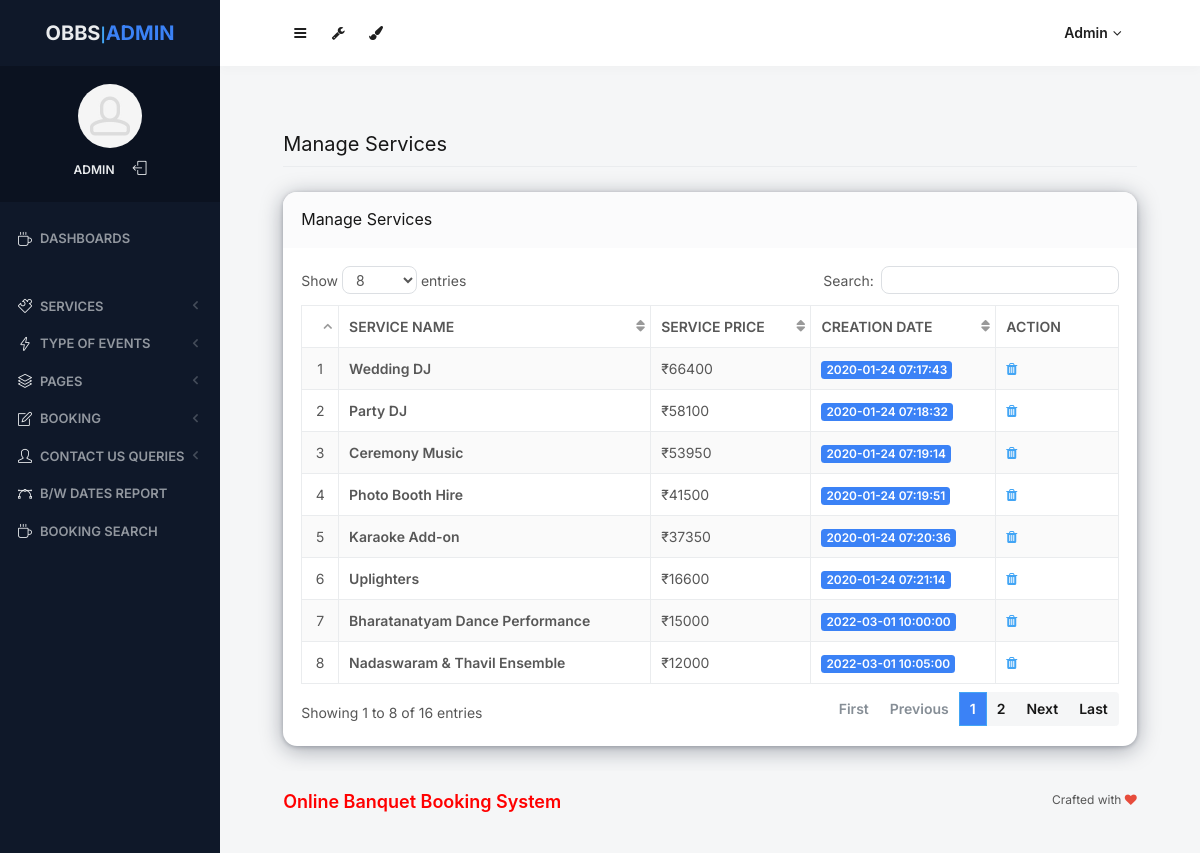
Screenshot of /obbs/admin/manage-services.php (signed in) with the database file from the repository.
### tables this page shows
CREATE TABLE `tblservice` (
  `ID` int(10) NOT NULL,
  `ServiceName` varchar(200) DEFAULT NULL,
  `SerDes` varchar(250) NOT NULL,
  `ServicePrice` varchar(200) DEFAULT NULL,
  `CreationDate` timestamp NULL DEFAULT current_timestamp()
);

### obbs/admin/manage-services.php (the view, shortened to what this page needs)
<?php
include('includes/dbconnection.php');
if (strlen($_SESSION['odmsaid']==0)) {
  header('location:logout.php');
  } else{
  ?>
<!doctype html>
<html lang="en" class="no-focus">
    <head>
        <link rel="stylesheet" href="assets/js/plugins/datatables/dataTables.bootstrap4.min.css">
        <link rel="stylesheet" id="css-main" href="assets/css/codebase.min.css">
<link rel="stylesheet" href="assets/css/iim-theme.css">
    </head>
    <body>
        <div id="page-container" class="sidebar-o sidebar-inverse side-scroll page-header-fixed main-content-narrow">
           <?php include_once('includes/sidebar.php');?>
          <?php include_once('includes/header.php');?>
            <main id="main-container">
                <div class="content">
                    <h2 class="content-heading">Manage Services</h2>
                    <div class="block">
                        <div class="block-header block-header-default">
                            <h3 class="block-title">Manage Services</h3>
                        </div>
                        <div class="block-content block-content-full">
                            <table class="table table-bordered table-striped table-vcenter js-dataTable-full-pagination">
                                <thead>
                                    <tr>
                                        <th class="text-center"></th>
                                        <th>Service Name</th>
                                        <th class="d-none d-sm-table-cell">Service Price</th>
                                        <th class="d-none d-sm-table-cell">Creation Date</th>
                                        <th class="d-none d-sm-table-cell" style="width: 15%;">Action</th>
                                       </tr>
                                </thead>
                                <tbody>
                                    <?php
$sql="SELECT * from tblservice";
$query = $dbh -> prepare($sql);
$query->execute();
$results=$query->fetchAll(PDO::FETCH_OBJ);
$cnt=1;
if($query->rowCount() > 0)
{
foreach($results as $row)
{               ?>
                                    <tr>
                                        <td class="text-center"><?php echo htmlentities($cnt);?></td>
                                        <td class="font-w600"><?php  echo htmlentities($row->ServiceName);?></td>
                                        <td class="d-none d-sm-table-cell">₹<?php  echo htmlentities($row->ServicePrice);?></td>
                                        <td class="d-none d-sm-table-cell">
                                            <span class="badge badge-primary"><?php  echo htmlentities($row->CreationDate);?></span>
                                        </td>
                                         <td class="d-none d-sm-table-cell"><a href="manage-services.php?delid=<?php echo ($row->ID);?>" onclick="return confirm('Do you really want to Delete ?');"><i class="fa fa-trash fa-delete" aria-hidden="true"></i></a></td>
                                    </tr>
                                    <?php $cnt=$cnt+1;}} ?>
                                </tbody>
                            </table>
                        </div>
                    </div>
                </div>
            </main>
           <?php include_once('includes/footer.php');?>
        </div>
    </body>
</html>
<?php }  ?>

### obbs/admin/includes/sidebar.php (shortened to what this page needs)
     <?php
include('includes/dbconnection.php');
if (strlen($_SESSION['odmsaid']==0)) {
  header('location:logout.php');
  } else{
  ?>
   <nav id="sidebar">
                <div id="sidebar-scroll">
                    <div class="sidebar-content">
                        <div class="content-header content-header-fullrow px-15">
                            <div class="content-header-section text-center align-parent sidebar-mini-hidden">
                                <div class="content-header-item">
                                    <a class="link-effect font-w700" href="dashboard.php">
                                        <span class="font-size-xl text-dual-primary-dark">OBBS</span>|<span class="font-size-xl text-primary">ADMIN</span>
                                    </a>
                                </div>
                            </div>
                        </div>
                        <div class="content-side content-side-full content-side-user px-10 align-parent">
                            <div class="sidebar-mini-hidden-b text-center">
                                <a class="img-link" href="dashboard.php">
                                    <img class="img-avatar" src="assets/img/avatars/avatar15.jpg" alt="">
                                </a>
                                <ul class="list-inline mt-10">
                                    <?php
$aid=$_SESSION['odmsaid'];
$sql="SELECT AdminName from  tbladmin where ID=:aid";
$query = $dbh -> prepare($sql);
$query->bindParam(':aid',$aid,PDO::PARAM_STR);
$query->execute();
$results=$query->fetchAll(PDO::FETCH_OBJ);
$cnt=1;
if($query->rowCount() > 0)
{
foreach($results as $row)
{               ?>
                                    <li class="list-inline-item">
                                        <a class="link-effect text-dual-primary-dark font-size-xs font-w600 text-uppercase" href="admin-profile.php"><?php  echo $row->AdminName;?></a>
                                    </li><?php $cnt=$cnt+1;}} ?>
                                    <li class="list-inline-item">
                                        <a class="link-effect text-dual-primary-dark" href="logout.php">
                                            <i class="si si-logout"></i>
                                        </a>
                                    </li>
                                </ul>
                            </div>
                        </div>
                        <div class="content-side content-side-full">
                            <ul class="nav-main">
                                <li class="open">
                                    <a href="dashboard.php"><i class="si si-cup"></i><span class="sidebar-mini-hide">Dashboards</span></a>
                                </li>
                                <li class="nav-main-heading"><span class="sidebar-mini-visible">UI</span><span class="sidebar-mini-hidden"></span></li>
                                <li>
                                    <a class="nav-submenu" data-toggle="nav-submenu"><i class="si si-puzzle"></i><span class="sidebar-mini-hide"></span>Services</a>
                                </li>
                                <li>
                                    <a class="nav-submenu" data-toggle="nav-submenu" href="#"><i class="si si-energy"></i><span class="sidebar-mini-hide">Type of Events</span></a>
                                </li>
                                <li>
                                    <a class="nav-submenu" data-toggle="nav-submenu" href="#"><i class="si si-layers"></i><span class="sidebar-mini-hide">Pages</span></a>
                                </li>
                                <li>
                                    <a class="nav-submenu" data-toggle="nav-submenu" href="#"><i class="si si-note"></i><span class="sidebar-mini-hide">Booking</span></a>
                                </li>
                                <li>
                                    <a class="nav-submenu" data-toggle="nav-submenu" href="#"><i class="si si-user"></i><span class="sidebar-mini-hide">Contact Us Queries</span></a>
                                </li>
                                <li>
                                    <a  href="between-dates-report.php"><i class="si si-vector"></i><span class="sidebar-mini-hide">B/w Dates Report</span></a>
                                </li>
                     <li>
                                    <a href="booking-search.php"><i class="si si-cup"></i><span class="sidebar-mini-hide">Booking Search</span></a>
                                </li>
                            </ul>
                        </div>
                    </div>
                </div>
            </nav>
           <?php }  ?>

### obbs/admin/includes/header.php (shortened to what this page needs)
   <?php
include('includes/dbconnection.php');
if (strlen($_SESSION['odmsaid']==0)) {
  header('location:logout.php');
  } else{
  ?>
            <header id="page-header">
                <div class="content-header">
                    <div class="content-header-section">
                        <button type="button" class="btn btn-circle btn-dual-secondary" data-toggle="layout" data-action="sidebar_toggle">
                            <i class="fa fa-navicon"></i>
                        </button>
                        <div class="btn-group" role="group">
                            <button type="button" class="btn btn-circle btn-dual-secondary" id="page-header-options-dropdown" data-toggle="dropdown" aria-haspopup="true" aria-expanded="false">
                                <i class="fa fa-wrench"></i>
                            </button>
                        </div>
                        <div class="btn-group" role="group">
                            <button type="button" class="btn btn-circle btn-dual-secondary" id="page-header-themes-dropdown" data-toggle="dropdown" aria-haspopup="true" aria-expanded="false">
                                <i class="fa fa-paint-brush"></i>
                            </button>
                        </div>
                    </div>
                    <div class="content-header-section">
                        <div class="btn-group" role="group">
                            <?php
$aid=$_SESSION['odmsaid'];
$sql="SELECT AdminName from  tbladmin where ID=:aid";
$query = $dbh -> prepare($sql);
$query->bindParam(':aid',$aid,PDO::PARAM_STR);
$query->execute();
$results=$query->fetchAll(PDO::FETCH_OBJ);
$cnt=1;
if($query->rowCount() > 0)
{
foreach($results as $row)
{               ?>
                            <button type="button" class="btn btn-rounded btn-dual-secondary" id="page-header-user-dropdown" data-toggle="dropdown" aria-haspopup="true" aria-expanded="false">
                                <?php  echo $row->AdminName;?><i class="fa fa-angle-down ml-5"></i>
                            </button>
                            <?php $cnt=$cnt+1;}} ?>
                        </div>
                    </div>
                </div>
            </header>
            <?php }  ?>

### obbs/admin/assets/css/iim-theme.css (style rules this page uses)
:root { --iim-accent: #3b82f6; --iim-accent-dark: #1d4ed8; --iim-sidebar-bg: #0f1829; --iim-sidebar-bg-2: #0b1220; --iim-card-radius: 14px; --iim-shadow: 0 4px 22px rgba(15,23,43,0.35), 0 1px 4px rgba(15,23,43,0.25); --iim-shadow-hover: 0 14px 34px rgba(59,130,246,0.28), 0 4px 12px rgba(15,23,43,0.30); }
body { font-family: 'Inter', -apple-system, sans-serif; }
.badge-primary, .bg-primary, .page-item.active .page-link { background-color: var(--iim-accent) !important; }
.text-primary, .nav-main a.active > i, .nav-main a:hover > i, .nav-main li.open > a.nav-submenu > i { color: var(--iim-accent) !important; }
#page-container.sidebar-inverse #sidebar { background-color: var(--iim-sidebar-bg); }
#page-container.sidebar-inverse #sidebar .content-side-user { background-color: var(--iim-sidebar-bg-2); }
.block { border-radius: var(--iim-card-radius); box-shadow: var(--iim-shadow); }
.block-header-default { border-top-left-radius: var(--iim-card-radius); border-top-right-radius: var(--iim-card-radius); }
.btn { border-radius: 8px; }
.btn.btn-rounded { border-radius: 999px !important; }
#page-header { backdrop-filter: blur(10px); }
html, body { -ms-overflow-style: none; scrollbar-width: none; }

### rows the page displays
tblservice: ServiceName "Wedding DJ", ServicePrice "66400", CreationDate "2020-01-24 07:17:43"
tblservice: ServiceName "Party DJ", ServicePrice "58100", CreationDate "2020-01-24 07:18:32"
tblservice: ServiceName "Ceremony Music", ServicePrice "53950", CreationDate "2020-01-24 07:19:14"
tblservice: ServiceName "Photo Booth Hire", ServicePrice "41500", CreationDate "2020-01-24 07:19:51"
tblservice: ServiceName "Karaoke Add-on", ServicePrice "37350", CreationDate "2020-01-24 07:20:36"
tblservice: ServiceName "Uplighters", ServicePrice "16600", CreationDate "2020-01-24 07:21:14"
tblservice: ServiceName "Bharatanatyam Dance Performance", ServicePrice "15000", CreationDate "2022-03-01 10:00:00"
tblservice: ServiceName "Nadaswaram & Thavil Ensemble", ServicePrice "12000", CreationDate "2022-03-01 10:05:00"

### other values shown
$row->AdminName "ADMIN"
$row->AdminName "Admin"
